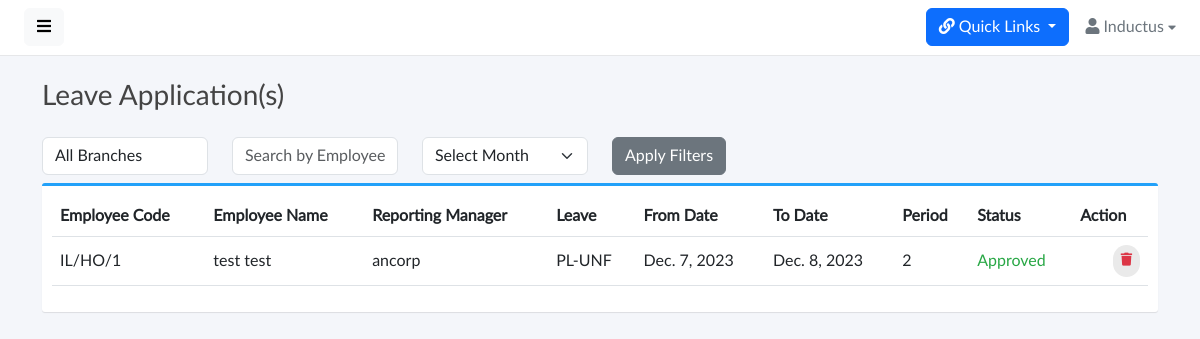
Before: /leave/leave-applications (signed in) with the older database file.
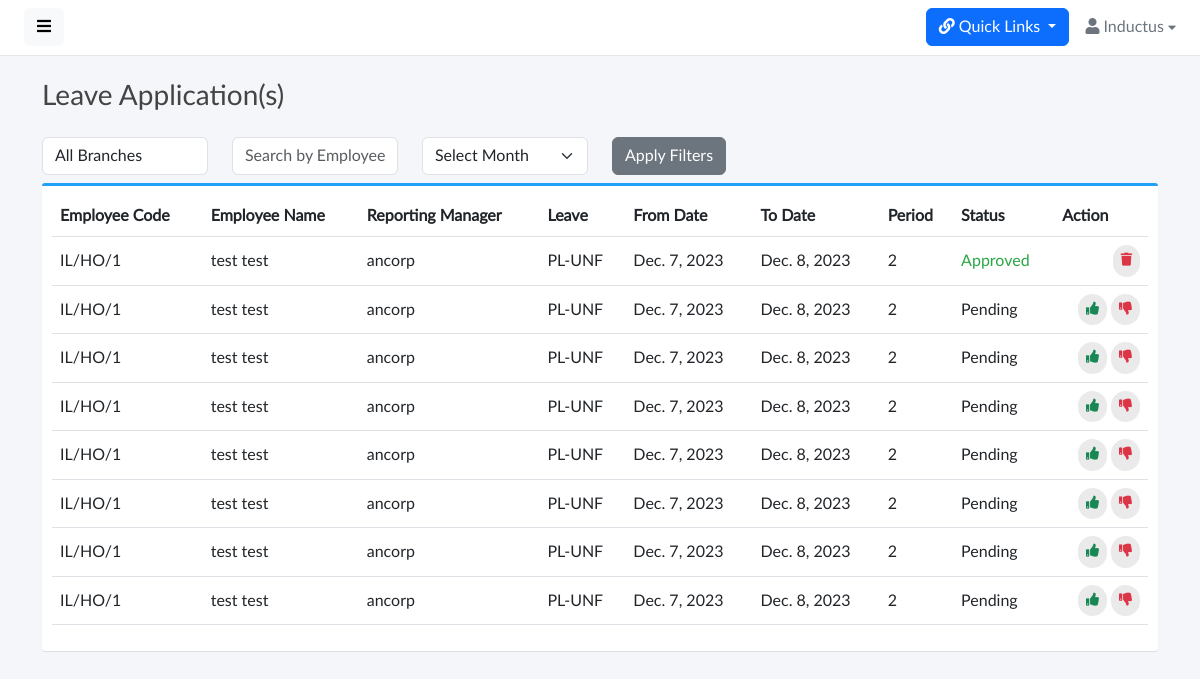
After: the same page with the newer database file.
### base/models.py (models this page shows, shortened)
class LeaveApplication(models.Model):
    id = models.CharField(max_length=25,primary_key=True,default=generate_unique_id,editable=False)
    employee = models.ForeignKey(Employee,on_delete=models.CASCADE)
    leave_name = models.ForeignKey(LeaveMaster,on_delete=models.CASCADE)
    from_date = models.DateField()
    to_date = models.DateField()
    period = models.SmallIntegerField(default=0)
    reason = models.CharField(max_length=200,blank=True,null=True)
    status = models.CharField(max_length=50,default="Pending",blank=True,null=True)

class Employee(models.Model):
    GENDER_CHOICES = [
        ('Male', 'Male'),
        ('Female', 'Female'),
    ]
    SHIFT_CHOICES = [
        ('General', 'General'),
        ('UNICEF', 'UNICEF'),
    ]
    EMPLOYEE_TYPE_CHOICES = [
        ('Permanent','Permanent')
    ]
    GRADE_CHOICES = [
        ('Employee','Employee'),
        ('Consultant','Consultant'),
        ('UNF Employee','UNF Employee'),
        ('UNF Supervisor','UNF Supervisor'),
    ]
    id = models.CharField(max_length=25,primary_key=True,default=generate_unique_id,editable=False)
    user = models.OneToOneField(User, on_delete=models.CASCADE,editable=False)
    employee_code = models.CharField(max_length=20,unique=True,null=True,blank=True)
    first_name = models.CharField(max_length=100 ,null=True,blank=True)
    middle_name = models.CharField(max_length=100,blank=True,null=True)
    last_name = models.CharField(max_length=100 , null=True,blank=True)
    email = models.CharField(max_length=100, null=True,blank=True , unique=True)
    official_email= models.CharField(max_length=100, blank=True , null=True , unique=True)
    gender = models.CharField(max_length=10, choices=GENDER_CHOICES)
    punching_code = models.IntegerField(unique=True , null=True , blank=True)
    date_of_joining = models.DateField(null=True)
    branch = models.ForeignKey(Branch, on_delete=models.SET_NULL,null=True,blank=True)
    department = models.ForeignKey(Department, on_delete=models.SET_NULL, null=True,blank=True)
    designation = models.ForeignKey(Designation, on_delete=models.SET_NULL,null=True,blank=True)
    employee_type = models.CharField(max_length=100, choices=EMPLOYEE_TYPE_CHOICES)
    shift = models.CharField(max_length=100, choices=SHIFT_CHOICES)
    grade = models.CharField(max_length=100, choices=GRADE_CHOICES)
    reporting_manager = models.ForeignKey(
        'self',
        on_delete=models.SET_NULL,
        null=True,
        blank=True,
        related_name='reportees'
    )
    ctc = models.CharField(max_length=20,null=True,blank=True)
    gross_salary = models.CharField(max_length=20,null=True,blank=True)
    basic_salary = models.CharField(max_length=20,null=True,blank=True)
    def __str__(self):
        return self.user.username

class LeaveMaster(models.Model):
    id = models.CharField(max_length=25,primary_key=True,default=generate_unique_id,editable=False)
    leave_name = models.CharField(max_length=50 , unique=True)
    leave_code = models.CharField(max_length=5,null=True,blank=True,unique=True)
    paid_leave = models.BooleanField(default=False)
    status = models.BooleanField(default=True)
    def __str__(self):
        return self.leave_name

### base/views.py (the view)
# urls.py: path('leave/leave-applications',views.LeaveApplicationView,name="leave-applications"),
@login_required(login_url='sigin')
def LeaveApplicationView(request):
    leave_applications = LeaveApplication.objects.all()
    branchs = Branch.objects.all()
    context = {
        'leave_applications' : leave_applications,
        'branchs': branchs,
    }
    return render(request,'leave_applications.html',context)

### base/templates/leave_applications.html (shortened to what this page needs)
{% extends 'base.html' %}
{% load static %}
{% block start %}
<div class="content">
  <div class="container">
    <div class="page-title">
      <h3>
        Leave Application(s)
        </h3>
    </div>
    <form method="get" action="{% url 'employees' %}">
      <div class="row">
        <div class="col-sm-2 form-group mt-2 mb-2">
          <select class="form-control" name="branch">
              <option value="">All Branches</option>
          </select>
        </div>
        <div class="col-sm-2 form-group mt-2 mb-2">
          <input class="form-control" type="text" name="employee_name" placeholder="Search by Employee Name">
        </div>
        <div class="col-sm-2 form-group mt-2 mb-2">
          <select class="form-select" id="month" name="month">
            <option value="">Select Month</option>
          </select>
        </div>
        <div class="col-sm-2 form-group mt-2 mb-2">
          <button type="submit" class="btn btn-secondary">Apply Filters</button>
        </div>
    </div>
  </form>
    <div class="box box-primary">
      <div class="box-body">
        <table width="100%" class="table table-hover" id="dataTables-example">
          <thead>
            <tr>
              <th>Employee Code</th>
              <th>Employee Name</th>
              <th>Reporting Manager</th>
              <th>Leave</th>
              <th>From Date</th>
              <th>To Date</th>
              <th>Period</th>
              <th>Status</th>
              <th>Action</th>
            </tr>
          </thead>
          <tbody>
            {% for leaves in leave_applications %}
            <tr>
              <td>{{leaves.employee.employee_code}}</td>
              <td>
                {{leaves.employee.first_name}} {{leaves.employee.last_name}}
              </td>
              <td>{{leaves.employee.reporting_manager}}</td>
              <td>{{leaves.leave_name}}</td>
              <td>{{leaves.from_date}}</td>
              <td>{{leaves.to_date}}</td>
              <td>{{leaves.period}}</td>
              {% if leaves.status == 'Pending' %}
              <td>{{leaves.status}}</td>
              <td class="text-end">
                <a
                  href="{% url 'approve_leave' leaves.id %}"
                  class="btn btn-outline-success btn-rounded"
                >
                  <i class="fas fa-thumbs-up"></i>
                </a>
                <a
                  href="{% url 'reject_leave' leaves.id %}"
                  class="btn btn-outline-danger btn-rounded"
                >
                  <i class="fas fa-thumbs-down"></i>
                </a>
              </td>
              {% elif leaves.status == "Approved" %}
              <td style="color: #28a745">{{leaves.status}}</td>
              <td class="text-end">
                <a
                  href="{% url 'delete_leave' leaves.id %}"
                  class="btn btn-outline-danger btn-rounded"
                >
                  <i class="fas fa-trash"></i>
                </a>
              </td>
              {% endif %}
            </tr>
            {% endfor %}
          </tbody>
        </table>
      </div>
    </div>
  </div>
</div>
{% endblock %}

### base/templates/base.html (shortened to what this page needs)
{% load static %}
<!doctype html>
<html lang="en">
<head>
	<link href="{% static 'vendor/fontawesome/css/fontawesome.min.css' %}" rel="stylesheet">
    <link href="{% static 'vendor/fontawesome/css/solid.min.css' %}" rel="stylesheet">
    <link href="{% static 'vendor/fontawesome/css/brands.min.css' %}" rel="stylesheet">
    <link href="{% static 'vendor/bootstrap/css/bootstrap.min.css' %}" rel="stylesheet">
    <link href="{% static 'css/master.css' %}" rel="stylesheet">
</head>
<body>
    <div class="wrapper">
        <div id="body" class="active">
            <nav class="navbar navbar-expand-lg navbar-white bg-white">
                <button type="button" id="sidebarCollapse" class="btn btn-light">
                    <i class="fas fa-bars"></i>
                </button>
                <div class="collapse navbar-collapse" id="navbarSupportedContent">
                    <ul class="nav navbar-nav ms-auto">
                        <li class="nav-item dropdown">
                            <div class="nav-dropdown mt-2">
                                <button class="btn btn-primary dropdown-toggle" data-bs-toggle="dropdown" aria-expanded="false"><i class="fas fa-link"></i>
                                    Quick Links
                                  </button>
                            </div>
                        </li>
                        <li class="nav-item dropdown">
                            <div class="nav-dropdown">
                                <a href="#" id="nav2" class="nav-item nav-link dropdown-toggle text-secondary" data-bs-toggle="dropdown" aria-expanded="false">
                                    <i class="fas fa-user"></i> <span>Inductus</span> <i style="font-size: .8em;" class="fas fa-caret-down"></i>
                                </a>
                            </div>
                        </li>
                    </ul>
                </div>
            </nav>
            {% block start %}
            {% endblock %}
        </div>
    </div>
</body>
</html>

### static/css/master.css (style rules this page uses)
body, h1, .h1, h2, .h2, h3, .h3, h4, .h4, h5, .h5, h6, .h6, p, a, td { -moz-osx-font-smoothing: grayscale; -webkit-font-smoothing: antialiased; }
body { width: 100%; height: 100%; background: #f4f6fa; font-family: "Lato", "Helvetica Neue", Arial, Helvetica, sans-serif; font-size: 1rem; color: #444; }
.wrapper { display: flex; width: 100%; align-items: stretch; overflow-x: hidden }
#body { width: 100%; padding: 0; min-height: 100vh; transition: all 0.3s; }
#body>.navbar { padding: 0 1.5rem; min-height: 54px; box-shadow: none; border-bottom: 1px solid rgba(101, 109, 119, .16); }
#body>.content { position: relative; padding: .5rem; }
#body .content .page-title h3 { margin: 1rem 0; }
.page-title { margin: 0; font-size: 1.5rem; line-height: 1.5555556; }
.box { position: relative; border-radius: 3px; background: #ffffff; border-top: 3px solid #d2d6de; margin-bottom: 20px; width: 100%; box-shadow: 0 1px 1px rgba(0, 0, 0, 0.1); }
.box-body { border-top-left-radius: 0; border-top-right-radius: 0; border-bottom-right-radius: 3px; border-bottom-left-radius: 3px; padding: 10px; }
.box-primary { border-top-color: #22a1f9; }
.btn-rounded { border-radius: 10em; padding: 6px 8px; font-size: small; text-transform: none; text-shadow: none !important; background: #eaeaea; border-color: transparent; border: none; }
a, a:hover, a:focus { color: inherit; text-decoration: none; transition: all 0.3s; }
.table td, .table th { vertical-align: middle; }
@media (min-width: 200px) { .navbar-expand-lg .navbar-collapse { display: -ms-flexbox !important; display: flex !important; -ms-flex-preferred-size: auto; flex-basis: auto; } }
@media (min-width: 200px) { .navbar-expand-lg .navbar-nav { -ms-flex-direction: row; flex-direction: row; } }

### static/components/navbar/navbar-dropdowns.css (style rules this page uses)
.nav-dropdown .nav-link { color: #B2EBF2; line-height: 1.42857; padding: 1rem 0 1rem 1rem !important; }
.nav-dropdown .nav-link::after { display: none; }

Changed rows visible on the page:
added LeaveApplication: employee.employee_code "IL/HO/1", employee.first_name "test", employee.last_name "test", employee.reporting_manager "ancorp", leave_name "PL-UNF", from_date "Dec. 7, 2023", to_date "Dec. 8, 2023", period "2", status "Pending"
added LeaveApplication: employee.employee_code "IL/HO/1", employee.first_name "test", employee.last_name "test", employee.reporting_manager "ancorp", leave_name "PL-UNF", from_date "Dec. 7, 2023", to_date "Dec. 8, 2023", period "2", status "Pending"
added LeaveApplication: employee.employee_code "IL/HO/1", employee.first_name "test", employee.last_name "test", employee.reporting_manager "ancorp", leave_name "PL-UNF", from_date "Dec. 7, 2023", to_date "Dec. 8, 2023", period "2", status "Pending"
added LeaveApplication: employee.employee_code "IL/HO/1", employee.first_name "test", employee.last_name "test", employee.reporting_manager "ancorp", leave_name "PL-UNF", from_date "Dec. 7, 2023", to_date "Dec. 8, 2023", period "2", status "Pending"
added LeaveApplication: employee.employee_code "IL/HO/1", employee.first_name "test", employee.last_name "test", employee.reporting_manager "ancorp", leave_name "PL-UNF", from_date "Dec. 7, 2023", to_date "Dec. 8, 2023", period "2", status "Pending"
added LeaveApplication: employee.employee_code "IL/HO/1", employee.first_name "test", employee.last_name "test", employee.reporting_manager "ancorp", leave_name "PL-UNF", from_date "Dec. 7, 2023", to_date "Dec. 8, 2023", period "2", status "Pending"
added LeaveApplication: employee.employee_code "IL/HO/1", employee.first_name "test", employee.last_name "test", employee.reporting_manager "ancorp", leave_name "PL-UNF", from_date "Dec. 7, 2023", to_date "Dec. 8, 2023", period "2", status "Pending"
